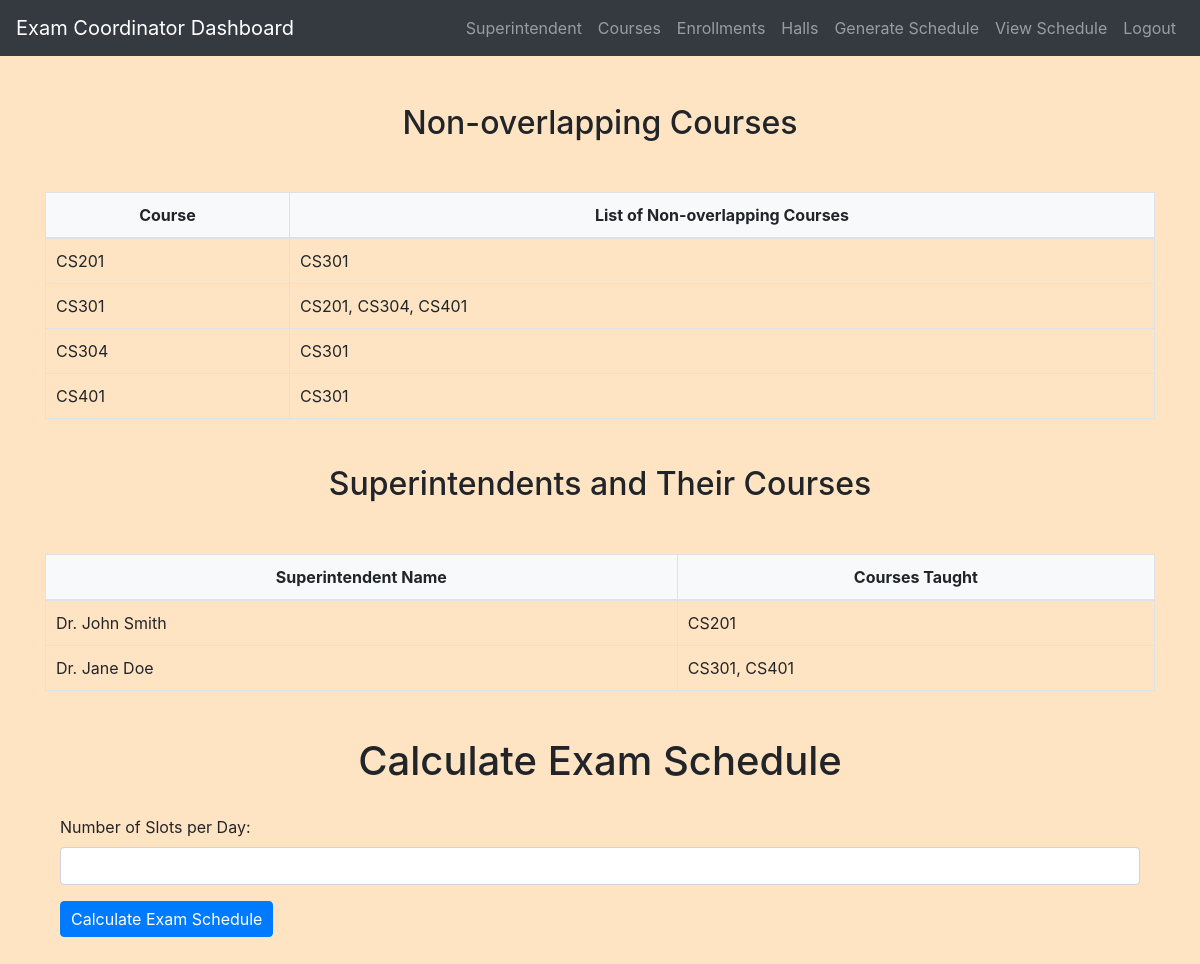
The page /exam_coordinator/view_exam_schedule.php (signed in) on the database its author committed.
### tables this page shows
CREATE TABLE `courses` (
  `course_id` int(11) NOT NULL,
  `course_code` varchar(255) NOT NULL,
  `course_name` varchar(255) NOT NULL,
  `faculty_id` int(11) DEFAULT NULL
);

### exam_coordinator/view_exam_schedule.php (the view, shortened to what this page needs)
<?php
include 'config.php';
function getNonOverlappingCourses($course_id, $conn) {
    $sql = "SELECT course_code
            FROM Courses
            WHERE course_id != ?
            AND NOT EXISTS (
                SELECT 1 FROM Enrollments e1
                JOIN Enrollments e2 ON e1.student_id = e2.student_id
                WHERE e1.course_id = ? AND e2.course_id = Courses.course_id
            )";
    $stmt = $conn->prepare($sql);
    $stmt->bind_param("ii", $course_id, $course_id);
    $stmt->execute();
    $result = $stmt->get_result();
    $non_overlapping_courses = [];
    while ($row = $result->fetch_assoc()) {
        $non_overlapping_courses[] = $row['course_code'];
    }
    return implode(', ', $non_overlapping_courses);
}
function getSuperintendentCourses($conn) {
    $sql = "SELECT s.id, f.name as faculty_name, c.course_code
            FROM superintendents s
            JOIN Faculty f ON s.faculty_id = f.id
            JOIN Courses c ON c.faculty_id = f.id";
    $result = $conn->query($sql);
    $superintendents = [];
    while ($row = $result->fetch_assoc()) {
        $superintendents[$row['id']]['faculty_name'] = $row['faculty_name'];
        $superintendents[$row['id']]['courses'][] = $row['course_code'];
    }
    return $superintendents;
}
$sql_courses = "SELECT course_id, course_code FROM Courses";
$result_courses = $conn->query($sql_courses);
$superintendents = getSuperintendentCourses($conn);
?>
<!DOCTYPE html>
<html>
<head>
    <link rel="stylesheet" href="https://maxcdn.bootstrapcdn.com/bootstrap/4.5.2/css/bootstrap.min.css">
    <link rel="stylesheet" href="../css/style.css">
</head>
<body>
<?php include('navbar.php'); ?>
<div class="container mt-5 mb-5">
    <h2>Non-overlapping Courses</h2>
    <div class="table-responsive">
        <table class="table table-bordered">
            <thead>
                <tr>
                    <th>Course</th>
                    <th>List of Non-overlapping Courses</th>
                </tr>
            </thead>
            <tbody>
                <?php
                while ($row = $result_courses->fetch_assoc()) {
                    $course_id = $row['course_id'];
                    $course_code = $row['course_code'];
                    $non_overlapping_courses = getNonOverlappingCourses($course_id, $conn);
                    echo "<tr>";
                    echo "<td>{$course_code}</td>";
                    echo "<td>{$non_overlapping_courses}</td>";
                    echo "</tr>";
                }
                ?>
            </tbody>
        </table>
    </div>
    <h2>Superintendents and Their Courses</h2>
    <div class="table-responsive">
        <table class="table table-bordered">
            <thead>
                <tr>
                    <th>Superintendent Name</th>
                    <th>Courses Taught</th>
                </tr>
            </thead>
            <tbody>
                <?php
                foreach ($superintendents as $superintendent_id => $superintendent) {
                    echo "<tr>";
                    echo "<td>{$superintendent['faculty_name']}</td>";
                    echo "<td>" . implode(', ', $superintendent['courses']) . "</td>";
                    echo "</tr>";
                }
                ?>
            </tbody>
        </table>
    </div>
    <div class="container mt-3">
        <h1>Calculate Exam Schedule</h1>
        <form action="calculate_schedule.php" method="POST">
            <div class="form-group">
                <label for="slots_per_day">Number of Slots per Day:</label>
                <input type="number" id="slots_per_day" name="slots_per_day" class="form-control" required>
            </div>
            <button type="submit" class="btn btn-primary">Calculate Exam Schedule</button>
        </form>
    </div>
</div>
</body>
</html>

### css/style.css (style rules this page uses)
body { background-color: bisque; }
h1, h2, h3, h4 { text-align: center; margin-top: 30px; margin-bottom: 30px; }
.table { width: 100%; border-collapse: collapse; margin-top: 20px; }
.table th, .table td { padding: 10px; border: 1px solid #dee2e6; }
.table thead th { background-color: #f8f9fa; font-weight: bold; text-align: center; }
.table tbody td { vertical-align: middle; }
.btn-primary { padding: 5px 10px; }

### rows shown on the page
courses: course_code "CS201", non_overlapping_courses "CS301"
courses: course_code "CS301", non_overlapping_courses "CS201, CS304, CS401"
courses: course_code "CS304", non_overlapping_courses "CS301"
courses: course_code "CS401", non_overlapping_courses "CS301"

### other values the page prints
$superintendent['faculty_name'] "Dr. John Smith"
implode(', ', $superintendent['courses']) "CS201"
$superintendent['faculty_name'] "Dr. Jane Doe"
implode(', ', $superintendent['courses']) "CS301, CS401"
